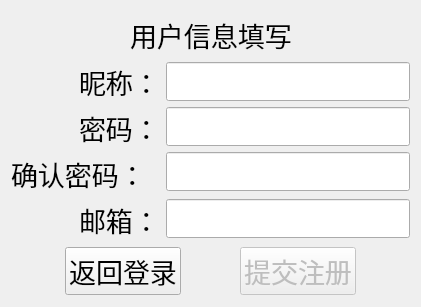
<?xml version="1.0" encoding="UTF-8"?>
<ui version="4.0">
 <class>Register</class>
 <widget class="QWidget" name="Register">
  <property name="geometry">
   <rect>
    <x>0</x>
    <y>0</y>
    <width>421</width>
    <height>307</height>
   </rect>
  </property>
  <property name="font">
   <font>
    <pointsize>20</pointsize>
   </font>
  </property>
  <property name="windowTitle">
   <string>云存储平台</string>
  </property>
  <layout class="QVBoxLayout" name="verticalLayout_3">
   <item>
    <layout class="QHBoxLayout" name="horizontalLayout_2">
     <item>
      <spacer name="horizontalSpacer_7">
       <property name="orientation">
        <enum>Qt::Horizontal</enum>
       </property>
       <property name="sizeHint" stdset="0">
        <size>
         <width>40</width>
         <height>20</height>
        </size>
       </property>
      </spacer>
     </item>
     <item>
      <layout class="QVBoxLayout" name="verticalLayout">
       <item>
        <spacer name="verticalSpacer">
         <property name="orientation">
          <enum>Qt::Vertical</enum>
         </property>
         <property name="sizeHint" stdset="0">
          <size>
           <width>13</width>
           <height>17</height>
          </size>
         </property>
        </spacer>
       </item>
       <item>
        <widget class="QLabel" name="label">
         <property name="text">
          <string>用户信息填写</string>
         </property>
        </widget>
       </item>
       <item>
        <spacer name="verticalSpacer_2">
         <property name="orientation">
          <enum>Qt::Vertical</enum>
         </property>
         <property name="sizeHint" stdset="0">
          <size>
           <width>13</width>
           <height>13</height>
          </size>
         </property>
        </spacer>
       </item>
      </layout>
     </item>
     <item>
      <spacer name="horizontalSpacer_8">
       <property name="orientation">
        <enum>Qt::Horizontal</enum>
       </property>
       <property name="sizeHint" stdset="0">
        <size>
         <width>40</width>
         <height>20</height>
        </size>
       </property>
      </spacer>
     </item>
    </layout>
   </item>
   <item>
    <layout class="QGridLayout" name="gridLayout_2">
     <item row="0" column="0" rowspan="4">
      <layout class="QGridLayout" name="gridLayout">
       <item row="0" column="0">
        <spacer name="horizontalSpacer">
         <property name="orientation">
          <enum>Qt::Horizontal</enum>
         </property>
         <property name="sizeHint" stdset="0">
          <size>
           <width>40</width>
           <height>20</height>
          </size>
         </property>
        </spacer>
       </item>
       <item row="0" column="1">
        <widget class="QLabel" name="label_2">
         <property name="text">
          <string>昵称：</string>
         </property>
        </widget>
       </item>
       <item row="1" column="0">
        <spacer name="horizontalSpacer_2">
         <property name="orientation">
          <enum>Qt::Horizontal</enum>
         </property>
         <property name="sizeHint" stdset="0">
          <size>
           <width>40</width>
           <height>20</height>
          </size>
         </property>
        </spacer>
       </item>
       <item row="1" column="1">
        <widget class="QLabel" name="label_3">
         <property name="text">
          <string>密码：</string>
         </property>
        </widget>
       </item>
       <item row="2" column="0" colspan="2">
        <widget class="QLabel" name="label_5">
         <property name="text">
          <string>确认密码：</string>
         </property>
        </widget>
       </item>
       <item row="3" column="0">
        <spacer name="horizontalSpacer_3">
         <property name="orientation">
          <enum>Qt::Horizontal</enum>
         </property>
         <property name="sizeHint" stdset="0">
          <size>
           <width>40</width>
           <height>20</height>
          </size>
         </property>
        </spacer>
       </item>
       <item row="3" column="1">
        <widget class="QLabel" name="label_4">
         <property name="text">
          <string>邮箱：</string>
         </property>
        </widget>
       </item>
      </layout>
     </item>
     <item row="0" column="1">
      <widget class="QLineEdit" name="usernameEdit"/>
     </item>
     <item row="1" column="1">
      <widget class="QLineEdit" name="passwordFirstEdit">
       <property name="echoMode">
        <enum>QLineEdit::Password</enum>
       </property>
      </widget>
     </item>
     <item row="2" column="1">
      <widget class="QLineEdit" name="passwordSecondEdit">
       <property name="echoMode">
        <enum>QLineEdit::Password</enum>
       </property>
      </widget>
     </item>
     <item row="3" column="1">
      <widget class="QLineEdit" name="mailEdit"/>
     </item>
    </layout>
   </item>
   <item>
    <layout class="QVBoxLayout" name="verticalLayout_2">
     <item>
      <spacer name="verticalSpacer_3">
       <property name="orientation">
        <enum>Qt::Vertical</enum>
       </property>
       <property name="sizeHint" stdset="0">
        <size>
         <width>398</width>
         <height>13</height>
        </size>
       </property>
      </spacer>
     </item>
     <item>
      <layout class="QHBoxLayout" name="horizontalLayout">
       <item>
        <spacer name="horizontalSpacer_5">
         <property name="orientation">
          <enum>Qt::Horizontal</enum>
         </property>
         <property name="sizeHint" stdset="0">
          <size>
           <width>40</width>
           <height>20</height>
          </size>
         </property>
        </spacer>
       </item>
       <item>
        <widget class="QPushButton" name="submitRegisterInfoButton_2">
         <property name="enabled">
          <bool>true</bool>
         </property>
         <property name="text">
          <string>返回登录</string>
         </property>
        </widget>
       </item>
       <item>
        <spacer name="horizontalSpacer_6">
         <property name="orientation">
          <enum>Qt::Horizontal</enum>
         </property>
         <property name="sizeHint" stdset="0">
          <size>
           <width>40</width>
           <height>20</height>
          </size>
         </property>
        </spacer>
       </item>
       <item>
        <widget class="QPushButton" name="submitRegisterInfoButton">
         <property name="enabled">
          <bool>false</bool>
         </property>
         <property name="text">
          <string>提交注册</string>
         </property>
        </widget>
       </item>
       <item>
        <spacer name="horizontalSpacer_4">
         <property name="orientation">
          <enum>Qt::Horizontal</enum>
         </property>
         <property name="sizeHint" stdset="0">
          <size>
           <width>40</width>
           <height>20</height>
          </size>
         </property>
        </spacer>
       </item>
      </layout>
     </item>
     <item>
      <spacer name="verticalSpacer_4">
       <property name="orientation">
        <enum>Qt::Vertical</enum>
       </property>
       <property name="sizeHint" stdset="0">
        <size>
         <width>398</width>
         <height>13</height>
        </size>
       </property>
      </spacer>
     </item>
    </layout>
   </item>
  </layout>
 </widget>
 <resources/>
 <connections/>
</ui>
